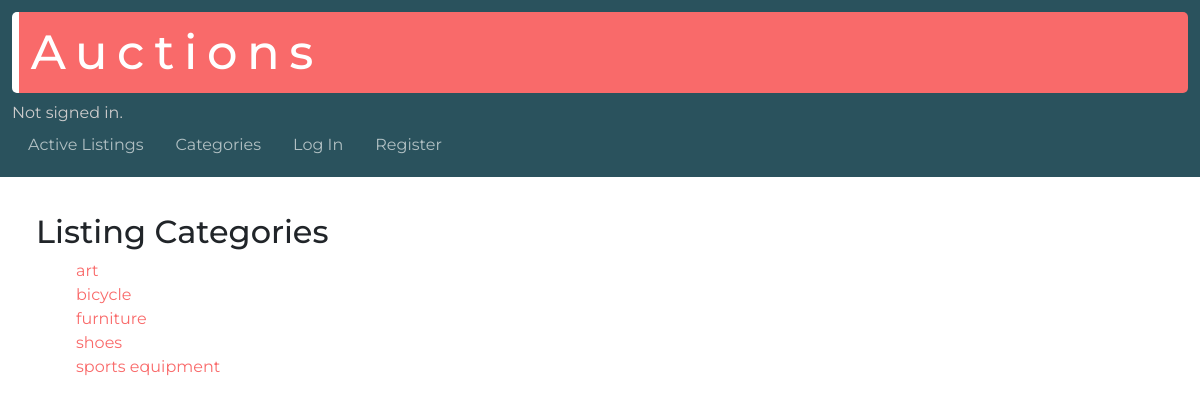
Screenshot of /listing-categories with the database file from the repository.
### auctions/models.py (models this page shows, shortened)
class Listing(models.Model):
  user = models.ForeignKey(User, on_delete=models.CASCADE, related_name="listings")
  title = models.CharField(max_length=64)
  price = models.DecimalField(max_digits=8, decimal_places=2)
  description = models.TextField(max_length=256)
  date = models.DateTimeField(auto_now_add=True)
  photo = models.URLField(max_length=200, blank=True)
  category = models.CharField(max_length=32, blank=True)
  status = models.BooleanField(default=True)

### auctions/views.py (the view)
# urls.py: path("listing-categories", views.listing_categories, name="listing-categories"),
def listing_categories(request):
  categories = []
  listings = Listing.objects.filter(status=True).exclude(category="")
  for listing in listings:
    if listing.category not in categories:
      categories.append(listing.category)
  categories.sort()
  return render(request, "auctions/listing-categories.html", {
    "categories": categories
  })

### auctions/templates/auctions/listing-categories.html
{% extends "auctions/layout.html" %}
{% block body %}
  <h2>Listing Categories</h2>
  <ul>
    {% for category in categories %}
      <li><a href="{% url 'category' category %}">{{ category }}</a></li>
    {% endfor %}
  </ul>
{% endblock %}

### auctions/static/auctions/styles.css (style rules this page uses)
body { font-family: 'Montserrat', sans-serif; }
h1, h2 { font-weight: 500; }
li { list-style-type: none; }
h3 a, li a, p a { color: #f96a6a; }

### rows the page displays
Listing: categories "art"
Listing: categories "bicycle"
Listing: categories "furniture"
Listing: categories "shoes"
Listing: categories "sports equipment"
